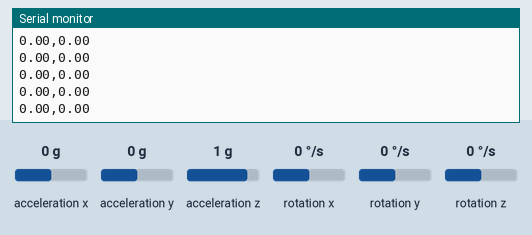
Bench run of a sketch on a simulated Arduino Uno, built with avr-gcc and run on an emulated ATmega328P. Parts: the last lines printed to the serial monitor. The inputs (shaded band) are chosen by the test bench; at power-on: acceleration x 0 g, acceleration y 0 g, acceleration z 1 g, rotation x 0 °/s, rotation y 0 °/s, rotation z 0 °/s.

Above: at 1.2 s.
1.3 s: acceleration x set to 1.4 g
At 2.3 s:
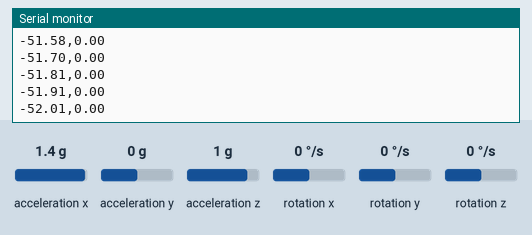
4.3 s: acceleration y set to -1.4 g
At 4.8 s:
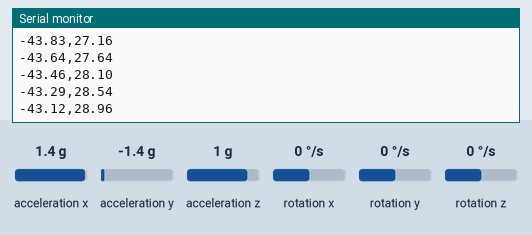
5.8 s: acceleration z set to -1.4 g
At 6.9 s:
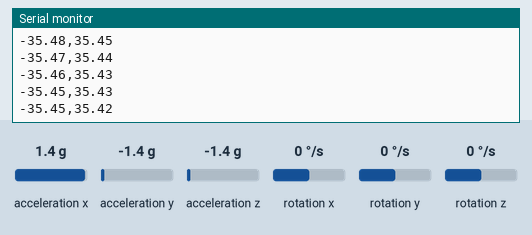
Timing chart, 0 to 8.8 s (numbered marks = the images above; inputs shaded):
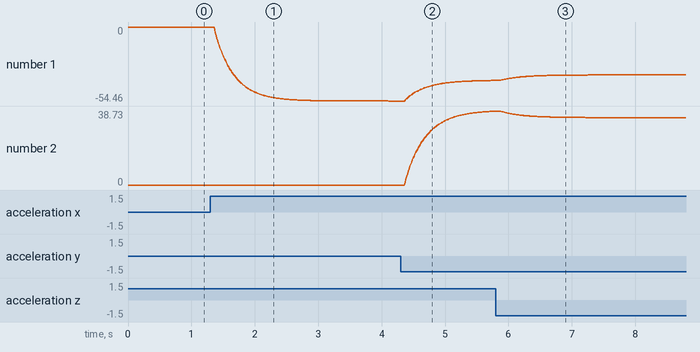

Measured:
- after the input at 1.3 s, the serial monitor: prints a new line after 0.07 s (image 1)
- plotted number 1: 0 → -54.46 after the input at 1.3 s

The sketch:

GyroMain.ino
```cpp
#include<MPU6050.h>
#include<Wire.h>
#include<I2Cdev.h>
#define toDegree 180/PI
int16_t ax;
int16_t ay;
int16_t az;
int16_t gx;
int16_t gy;
int16_t gz;

int accelOffset = 200;
int accelReading = 0;
MPU6050 accelgyro;
float lastGyroX = 0;
float lastGyroY = 0;
float lastGyroZ = 0;
unsigned long lastTime;

void setup()
{
  Wire.begin();
  Serial.begin(9600);

  accelgyro.initialize();
  accelgyro.setXGyroOffset(40);
  accelgyro.setYGyroOffset(40);
  accelgyro.setZGyroOffset(60);

  lastTime = millis();
}


void loop()
{

  unsigned long newTime = millis();
  unsigned long dt = (newTime - lastTime)/1000;
  accelgyro.getMotion6(&ax, &ay, &az, &gx, &gy, &gz);


  float angX = atan((ax) / (sqrt(pow(ay, 2) + pow(az, 2)))) *toDegree;
  float angY = atan((ay) / (sqrt(pow(ax, 2) + pow(az, 2)))) *toDegree;


 float angGX = lastGyroX + ((gx-accelgyro.getXGyroOffset()) / 131)*dt;
 float angGY = lastGyroY + ((gy-accelgyro.getYGyroOffset()) / 131)*dt;

  float alpha = 0.96;
  float usefulX = alpha * angGX - (1-alpha)*angX;
  float usefulY = alpha * angGY - (1-alpha)*angY;

  lastGyroX = usefulX;
  lastGyroY = usefulY;

/*  Serial.print("AccelXYZ:  ");
  Serial.print(ax);
  Serial.print(", ");
  Serial.print(ay);
  Serial.print(", ");
  Serial.print(az);
  Serial.print("\n");

  Serial.print("GyroXYZ:  ");
  Serial.print(gx);
  Serial.print(", ");
  Serial.print(gy);
  Serial.print(", ");
  Serial.print(gz);
  Serial.print("\n");

  Serial.print("AccelAngXY:  ");
  Serial.print(angX);
  Serial.print(", ");
  Serial.print(angY);
  Serial.print("\n");

  Serial.print("MainAngXY:  ");
  Serial.print(usefulX);
  Serial.print(", ");
  Serial.print(usefulY);
  Serial.print("\n");
*/
  Serial.print(usefulX);
  Serial.print(",");
  Serial.print(usefulY);
  Serial.print("\n");

  lastTime = millis();

  }
```
